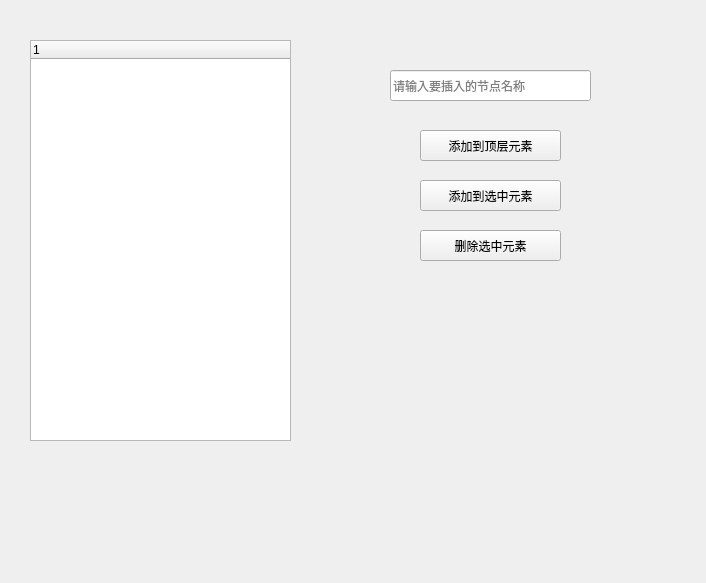
<?xml version="1.0" encoding="UTF-8"?>
<ui version="4.0">
 <class>Widget</class>
 <widget class="QWidget" name="Widget">
  <property name="geometry">
   <rect>
    <x>0</x>
    <y>0</y>
    <width>706</width>
    <height>583</height>
   </rect>
  </property>
  <property name="windowTitle">
   <string>Widget</string>
  </property>
  <widget class="QTreeWidget" name="treeWidget">
   <property name="geometry">
    <rect>
     <x>30</x>
     <y>40</y>
     <width>261</width>
     <height>401</height>
    </rect>
   </property>
   <column>
    <property name="text">
     <string notr="true">1</string>
    </property>
   </column>
  </widget>
  <widget class="QLineEdit" name="lineEdit">
   <property name="geometry">
    <rect>
     <x>390</x>
     <y>70</y>
     <width>201</width>
     <height>31</height>
    </rect>
   </property>
   <property name="toolTip">
    <string/>
   </property>
   <property name="text">
    <string/>
   </property>
   <property name="placeholderText">
    <string>请输入要插入的节点名称</string>
   </property>
  </widget>
  <widget class="QPushButton" name="pushButton">
   <property name="geometry">
    <rect>
     <x>420</x>
     <y>130</y>
     <width>141</width>
     <height>31</height>
    </rect>
   </property>
   <property name="text">
    <string>添加到顶层元素</string>
   </property>
  </widget>
  <widget class="QPushButton" name="pushButton_2">
   <property name="geometry">
    <rect>
     <x>420</x>
     <y>180</y>
     <width>141</width>
     <height>31</height>
    </rect>
   </property>
   <property name="text">
    <string>添加到选中元素</string>
   </property>
  </widget>
  <widget class="QPushButton" name="pushButton_3">
   <property name="geometry">
    <rect>
     <x>420</x>
     <y>230</y>
     <width>141</width>
     <height>31</height>
    </rect>
   </property>
   <property name="text">
    <string>删除选中元素</string>
   </property>
  </widget>
 </widget>
 <resources/>
 <connections/>
</ui>
